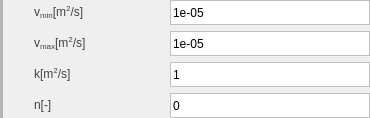
                 <widget class="QWidget" name="widget_3" native="true">
                  <layout class="QGridLayout" name="gridLayout_9">
                   <property name="leftMargin">
                    <number>0</number>
                   </property>
                   <property name="topMargin">
                    <number>0</number>
                   </property>
                   <property name="rightMargin">
                    <number>0</number>
                   </property>
                   <property name="bottomMargin">
                    <number>0</number>
                   </property>
                   <item row="0" column="0">
                    <layout class="QHBoxLayout" name="horizontalLayout_2">
                     <item>
                      <widget class="Line" name="line_11">
                       <property name="styleSheet">
                        <string notr="true">QFrame {
    border: 2px solid rgb(181, 181, 181);
}
</string>
                       </property>
                       <property name="orientation">
                        <enum>Qt::Vertical</enum>
                       </property>
                      </widget>
                     </item>
                     <item>
                      <spacer name="horizontalSpacer_85">
                       <property name="orientation">
                        <enum>Qt::Horizontal</enum>
                       </property>
                       <property name="sizeType">
                        <enum>QSizePolicy::Fixed</enum>
                       </property>
                       <property name="sizeHint" stdset="0">
                        <size>
                         <width>20</width>
                         <height>20</height>
                        </size>
                       </property>
                      </spacer>
                     </item>
                     <item>
                      <layout class="QGridLayout" name="gridLayout_3">
                       <item row="0" column="0">
                        <widget class="QLabel" name="label_63">
                         <property name="minimumSize">
                          <size>
                           <width>100</width>
                           <height>25</height>
                          </size>
                         </property>
                         <property name="maximumSize">
                          <size>
                           <width>100</width>
                           <height>25</height>
                          </size>
                         </property>
                         <property name="styleSheet">
                          <string notr="true">QLabel {
    font-family: 'Arial'; /* 字体 */
    font-size: 9pt;       /* 字体大小 */
    color: rgb(66, 66, 66);  
    padding: 2px; 
}</string>
                         </property>
                         <property name="text">
                          <string>&lt;html&gt;&lt;head/&gt;&lt;body&gt;&lt;p&gt;v&lt;span style=&quot; vertical-align:sub;&quot;&gt;min&lt;/span&gt;[m&lt;span style=&quot; vertical-align:super;&quot;&gt;2&lt;/span&gt;/s]&lt;/p&gt;&lt;/body&gt;&lt;/html&gt;</string>
                         </property>
                        </widget>
                       </item>
                       <item row="0" column="1">
                        <spacer name="horizontalSpacer_81">
                         <property name="orientation">
                          <enum>Qt::Horizontal</enum>
                         </property>
                         <property name="sizeHint" stdset="0">
                          <size>
                           <width>35</width>
                           <height>17</height>
                          </size>
                         </property>
                        </spacer>
                       </item>
                       <item row="0" column="2">
                        <widget class="QLineEdit" name="lineEdit_56">
                         <property name="minimumSize">
                          <size>
                           <width>200</width>
                           <height>25</height>
                          </size>
                         </property>
                         <property name="maximumSize">
                          <size>
                           <width>200</width>
                           <height>25</height>
                          </size>
                         </property>
                         <property name="styleSheet">
                          <string notr="true">QLineEdit {
    border: 1px solid rgb(192, 192, 192); /* 默认边框颜色 */
}
QLineEdit:focus {
    border: 1px solid rgb(50, 170, 233); /* 焦点时的边框颜色 */
    outline: none;                       /* 移除默认虚线框 */
}</string>
                         </property>
                         <property name="text">
                          <string>1e-05</string>
                         </property>
                        </widget>
                       </item>
                       <item row="1" column="0">
                        <widget class="QLabel" name="label_66">
                         <property name="minimumSize">
                          <size>
                           <width>100</width>
                           <height>25</height>
                          </size>
                         </property>
                         <property name="maximumSize">
                          <size>
                           <width>100</width>
                           <height>25</height>
                          </size>
                         </property>
                         <property name="styleSheet">
                          <string notr="true">QLabel {
    font-family: 'Arial'; /* 字体 */
    font-size: 9pt;       /* 字体大小 */
    color: rgb(66, 66, 66);  
    padding: 2px; 
}</string>
                         </property>
                         <property name="text">
                          <string>&lt;html&gt;&lt;head/&gt;&lt;body&gt;&lt;p&gt;v&lt;span style=&quot; vertical-align:sub;&quot;&gt;max&lt;/span&gt;[m&lt;span style=&quot; vertical-align:super;&quot;&gt;2&lt;/span&gt;/s]&lt;/p&gt;&lt;/body&gt;&lt;/html&gt;</string>
                         </property>
                        </widget>
                       </item>
                       <item row="1" column="1">
                        <spacer name="horizontalSpacer_83">
                         <property name="orientation">
                          <enum>Qt::Horizontal</enum>
                         </property>
                         <property name="sizeHint" stdset="0">
                          <size>
                           <width>35</width>
                           <height>17</height>
                          </size>
                         </property>
                        </spacer>
                       </item>
                       <item row="1" column="2">
                        <widget class="QLineEdit" name="lineEdit_55">
                         <property name="minimumSize">
                          <size>
                           <width>200</width>
                           <height>25</height>
                          </size>
                         </property>
                         <property name="maximumSize">
                          <size>
                           <width>200</width>
                           <height>25</height>
                          </size>
                         </property>
                         <property name="styleSheet">
                          <string notr="true">QLineEdit {
    border: 1px solid rgb(192, 192, 192); /* 默认边框颜色 */
}
QLineEdit:focus {
    border: 1px solid rgb(50, 170, 233); /* 焦点时的边框颜色 */
    outline: none;                       /* 移除默认虚线框 */
}</string>
                         </property>
                         <property name="text">
                          <string>1e-05</string>
                         </property>
                        </widget>
                       </item>
                       <item row="2" column="0">
                        <widget class="QLabel" name="label_64">
                         <property name="minimumSize">
                          <size>
                           <width>100</width>
                           <height>25</height>
                          </size>
                         </property>
                         <property name="maximumSize">
                          <size>
                           <width>100</width>
                           <height>25</height>
                          </size>
                         </property>
                         <property name="styleSheet">
                          <string notr="true">QLabel {
    font-family: 'Arial'; /* 字体 */
    font-size: 9pt;       /* 字体大小 */
    color: rgb(66, 66, 66);  
    padding: 2px; 
}</string>
                         </property>
                         <property name="text">
                          <string>&lt;html&gt;&lt;head/&gt;&lt;body&gt;&lt;p&gt;k[m&lt;span style=&quot; vertical-align:super;&quot;&gt;2&lt;/span&gt;/s]&lt;/p&gt;&lt;/body&gt;&lt;/html&gt;</string>
                         </property>
                        </widget>
                       </item>
                       <item row="2" column="1">
                        <spacer name="horizontalSpacer_82">
                         <property name="orientation">
                          <enum>Qt::Horizontal</enum>
                         </property>
                         <property name="sizeHint" stdset="0">
                          <size>
                           <width>35</width>
                           <height>17</height>
                          </size>
                         </property>
                        </spacer>
                       </item>
                       <item row="2" column="2">
                        <widget class="QLineEdit" name="lineEdit_57">
                         <property name="minimumSize">
                          <size>
                           <width>200</width>
                           <height>25</height>
                          </size>
                         </property>
                         <property name="maximumSize">
                          <size>
                           <width>200</width>
                           <height>25</height>
                          </size>
                         </property>
                         <property name="styleSheet">
                          <string notr="true">QLineEdit {
    border: 1px solid rgb(192, 192, 192); /* 默认边框颜色 */
}
QLineEdit:focus {
    border: 1px solid rgb(50, 170, 233); /* 焦点时的边框颜色 */
    outline: none;                       /* 移除默认虚线框 */
}</string>
                         </property>
                         <property name="text">
                          <string>1</string>
                         </property>
                        </widget>
                       </item>
                       <item row="3" column="0">
                        <widget class="QLabel" name="label_65">
                         <property name="minimumSize">
                          <size>
                           <width>100</width>
                           <height>25</height>
                          </size>
                         </property>
                         <property name="maximumSize">
                          <size>
                           <width>100</width>
                           <height>25</height>
                          </size>
                         </property>
                         <property name="styleSheet">
                          <string notr="true">QLabel {
    font-family: 'Arial'; /* 字体 */
    font-size: 9pt;       /* 字体大小 */
    color: rgb(66, 66, 66);  
    padding: 2px; 
}</string>
                         </property>
                         <property name="text">
                          <string>&lt;html&gt;&lt;head/&gt;&lt;body&gt;&lt;p&gt;n[-]&lt;/p&gt;&lt;/body&gt;&lt;/html&gt;</string>
                         </property>
                        </widget>
                       </item>
                       <item row="3" column="1">
                        <spacer name="horizontalSpacer_84">
                         <property name="orientation">
                          <enum>Qt::Horizontal</enum>
                         </property>
                         <property name="sizeHint" stdset="0">
                          <size>
                           <width>35</width>
                           <height>17</height>
                          </size>
                         </property>
                        </spacer>
                       </item>
                       <item row="3" column="2">
                        <widget class="QLineEdit" name="lineEdit_54">
                         <property name="minimumSize">
                          <size>
                           <width>200</width>
                           <height>25</height>
                          </size>
                         </property>
                         <property name="maximumSize">
                          <size>
                           <width>200</width>
                           <height>25</height>
                          </size>
                         </property>
                         <property name="styleSheet">
                          <string notr="true">QLineEdit {
    border: 1px solid rgb(192, 192, 192); /* 默认边框颜色 */
}
QLineEdit:focus {
    border: 1px solid rgb(50, 170, 233); /* 焦点时的边框颜色 */
    outline: none;                       /* 移除默认虚线框 */
}</string>
                         </property>
                         <property name="text">
                          <string>0</string>
                         </property>
                        </widget>
                       </item>
                      </layout>
                     </item>
                    </layout>
                   </item>
                  </layout>
                 </widget>
